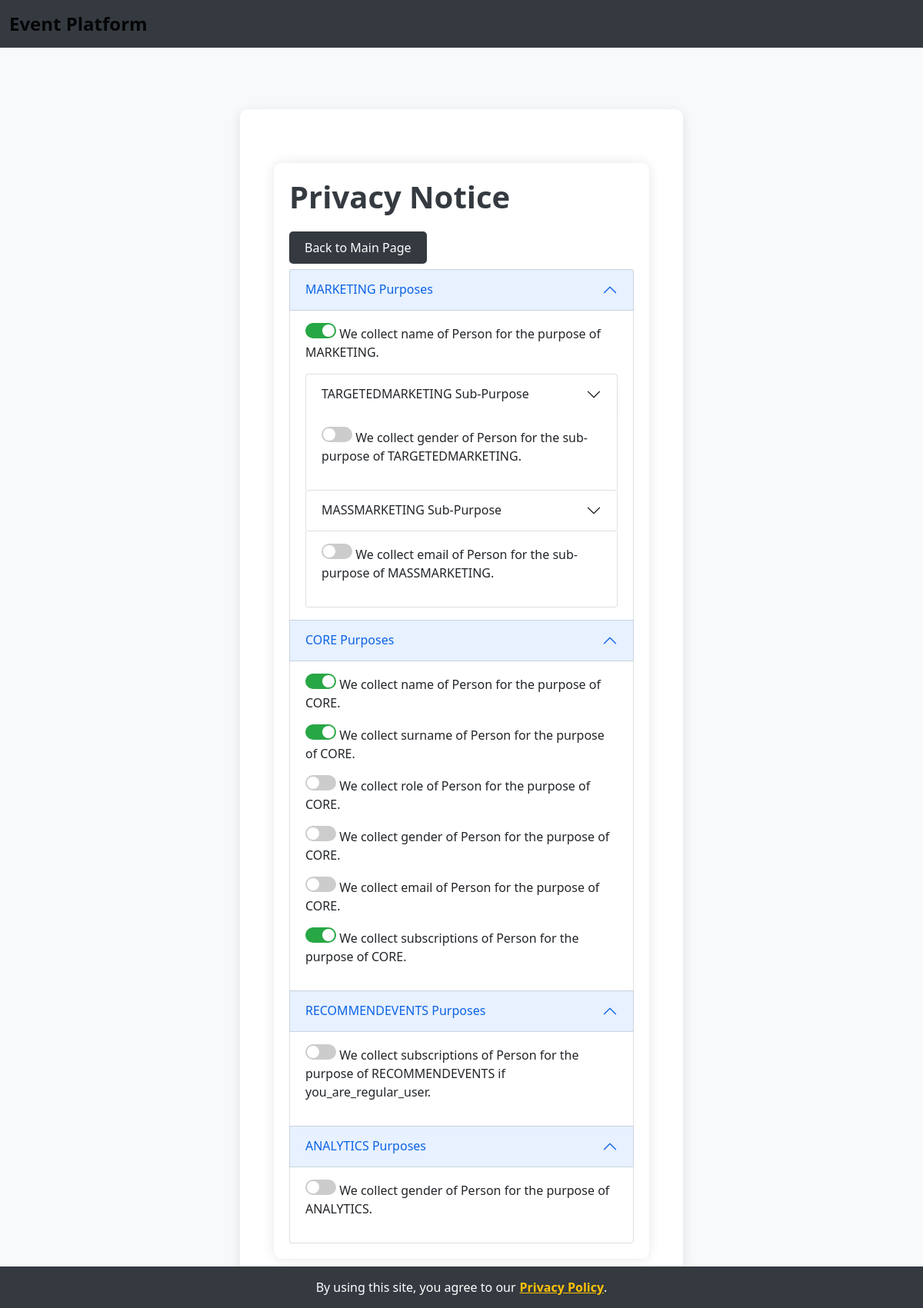
Page /policy (signed in) on the committed database.
### dtm.py (models this page shows, shortened)
    class Purpose(db.Model,OCLTerm):
        id = db.Column(db.Integer(), primary_key=True)
        name = db.Column(db.String(50), unique=True)
        parent_id = db.Column(db.Integer, db.ForeignKey('purpose.id'))
        subpurposes = db.relationship('Purpose')
        def __hash__(self):
            return hash(self.id)

    class PersonalData(db.Model,OCLTerm):
        id = db.Column(db.Integer(), primary_key=True)
        resource = db.Column(db.String(100))
        subresource = db.Column(db.String(100))
        __table_args__ = (
            UniqueConstraint('resource', 'subresource', name='resource_subresource_uc'),
        )

### instrumentation.py (the view)
        def __securedentrypoint__(*args, **kwargs):
            pss = []
            for p in ps():
                pss.append(p.name)
                pss.extend(p.get_subpurposes_names())
            pss = list(set(pss))
            try:
                if 'purpose' not in session:
                    session['purpose'] = []
                session['purpose'].extend(pss)
                return func(*args, **kwargs)
            except (SecurityException, PrivacyException) as se:
                db.session.rollback()
                return render_template(se.page, security_violation = True, msg = se.msg, **se.params)
            finally:
                for i in range(len(pss)):
                    session['purpose'].pop()

### app.py (called while the page is built)
def build_purpose_hierarchy(model):
    purpose_hierarchy = {}
    all_purposes = set()
    sub_purposes = set()
    for p, rs, _, d in model:
        purpose = Purpose.query.filter_by(name=p.name).first()
        all_purposes.add(purpose.name)
        if purpose.name not in purpose_hierarchy:
            purpose_hierarchy[purpose.name] = []
        subpurposes = purpose.subpurposes if hasattr(purpose, 'subpurposes') else []
        for subpurpose in subpurposes:
            if subpurpose.name not in purpose_hierarchy[purpose.name]:
                purpose_hierarchy[purpose.name].append(subpurpose)
            if subpurpose.name not in purpose_hierarchy:
                purpose_hierarchy[subpurpose.name] = []
            sub_purposes.add(subpurpose.name)
    top_level_purposes = list(all_purposes - sub_purposes)
    return purpose_hierarchy, top_level_purposes

def find_personal_data(resource, subresource):
    pds = list(PersonalData.query.all())
    for pd in pds:
        if pd.resource == resource and pd.subresource == subresource:
            return pd
    return None

    def P(ls):
        def lazy():
            return list(map(lambda x: Purpose.query.filter_by(name=x).first(),ls))
        return lazy

### dtm.py (called while the page is built)
        @property
        def is_authenticated(self):
            return True

        def __hash__(self):
            return hash(self.id)

### instrumentation.py (called while the page is built)
def secure(db,ps):
    def f(func):
        def __securedentrypoint__(*args, **kwargs):
            pss = []
            for p in ps():
                pss.append(p.name)
                pss.extend(p.get_subpurposes_names())
            pss = list(set(pss))
            try:
                if 'purpose' not in session:
                    session['purpose'] = []
                session['purpose'].extend(pss)
                return func(*args, **kwargs)
            except (SecurityException, PrivacyException) as se:
                db.session.rollback()
                return render_template(se.page, security_violation = True, msg = se.msg, **se.params)
            finally:
                for i in range(len(pss)):
                    session['purpose'].pop()
        __securedentrypoint__.__name__ = func.__name__
        return __securedentrypoint__
    return f

### ocl/ocl.py (called while the page is built)
    def __eq__(self, value):
        return self.__dict__ == value.__dict__ if type(value) == type(self) else False

### templates/privacy.html (shortened to what this page needs)
{% macro render_sub_purposes(parent_purpose, sub_purpose_hierarchy, hierarchymodel) %}
    <div class="accordion mt-2" id="subPurposeAccordion{{ parent_purpose }}">
        {% for sub_purpose in sub_purpose_hierarchy %}
        <div class="accordion-item">
            <h3 class="accordion-header" id="heading{{ sub_purpose.name }}SubPurpose">
                <button class="accordion-button collapsed" type="button" data-bs-toggle="collapse" data-bs-target="#collapse{{ sub_purpose.name }}SubPurpose" aria-expanded="false" aria-controls="collapse{{ sub_purpose.name }}SubPurpose">
                    {{ sub_purpose.name }} Sub-Purpose
                </button>
            </h3>
            <div id="collapse{{ sub_purpose.name }}SubPurpose" class="accordion-collapse" aria-labelledby="heading{{ sub_purpose.name }}SubPurpose" data-bs-parent="#subPurposeAccordion{{ parent_purpose }}">
                <div class="accordion-body">
                    {% for a, r, d, c in model[sub_purpose] %}
                    {% for aa in a %}
                    <div class="mb-3">
                        <label class="toggle-switch">
                            <span class="slider"></span>
                        </label>
                        <span>We collect {{ aa }} of {{ r }} for the sub-purpose of {{ sub_purpose.name }}{% if d != 'true' %} if {{ d }}{% endif %}.</span>
                    </div>
                    {% endfor %}
                    {% endfor %}
                </div>
            </div>
        </div>
        {% endfor %}
    </div>
{% endmacro %}
{% extends "template.html" %}
{% block main %}
<div class="container">
    <div class="table-container">
        <h1>Privacy Notice</h1>
        <a href="/" class="btn-back">Back to Main Page</a>
        <div class="accordion mt-3" id="purposeAccordion">
            {% for p in model.keys() %}
            {% if p.name in toplevel %}
            <div class="accordion-item">
                <h2 class="accordion-header" id="heading{{ p.name }}Purpose">
                    <button class="accordion-button" type="button" data-bs-toggle="collapse" data-bs-target="#collapse{{ p.name }}Purpose" aria-expanded="true" aria-controls="collapse{{ p.name }}Purpose">
                        {{ p.name }} Purposes
                    </button>
                </h2>
                <div id="collapse{{ p.name }}Purpose" class="accordion-collapse" aria-labelledby="heading{{ p.name }}Purpose" data-bs-parent="#purposeAccordion">
                    <div class="accordion-body">
                        {% for a, r, d, c in model[p] %}
                        {% for aa in a %}
                        <div class="mb-3">
                            <label class="toggle-switch">
                                <span class="slider"></span>
                            </label>
                            <span>We collect {{ aa }} of {{ r }} for the purpose of {{ p.name }}{% if d != 'true' %} if {{ d }}{% endif %}.</span>
                        </div>
                        {% endfor %}
                        {% if hierarchymodel.get(p.name) %}
                            {{ render_sub_purposes(p.name, hierarchymodel[p.name], hierarchymodel) }}
                        {% endif %}
                        {% endfor %}
                    </div>
                </div>
            </div>
            {% endif %}
            {% endfor %}
        </div>
    </div>
</div>
<link rel="stylesheet" href="/static/css/consent.css">
{% endblock %}

### templates/template.html (shortened to what this page needs)
<!doctype html>
<html lang="en">
  <head>
    <link rel="stylesheet" href="/static/css/style.css">
  </head>
  <body>
    <header class="navbar navbar-light" id="navbar">
      <div class="container-fluid">
        <a class="navbar-brand" href="/">
          Event Platform
        </a>
      </div>
    </header>
    <div class="container">
      <div class="row">
        <div class="col-sm-8 offset-sm-2">
          <div class="card">
            {% block main %}{% endblock %}
          </div>
          <br/>
        </div>
      </div>
    </div>
    <div class="privacy-banner">
      By using this site, you agree to our<a href="#" data-bs-toggle="modal" data-bs-target="#privacyModal">Privacy Policy</a>.
    </div>
  </body>
</html>

### static/css/consent.css (style rules this page uses)
body { background-color: #f8f9fa; }
.container { max-width: 900px; margin-top: 50px; }
.table-container { background-color: #ffffff; padding: 20px; border-radius: 10px; box-shadow: 0px 0px 15px rgba(0, 0, 0, 0.1); }
h1 { color: #343a40; font-weight: bold; margin-bottom: 30px; }
.accordion-button::after { margin-left: auto; }
.toggle-switch { display: inline-block; width: 40px; height: 20px; position: relative; }
.slider { position: absolute; cursor: pointer; top: 0; left: 0; right: 0; bottom: 0; background-color: #ccc; transition: 0.4s; border-radius: 20px; }
.slider:before { position: absolute; content: ""; height: 16px; width: 16px; left: 2px; bottom: 2px; background-color: white; transition: 0.4s; border-radius: 50%; }
input:checked + .slider { background-color: #28a745; }
input:checked + .slider:before { transform: translateX(20px); }
.btn-back { margin-top: 20px; padding: 10px 20px; background-color: #343a40; color: white; border: none; border-radius: 5px; font-size: 16px; transition: background-color 0.3s ease; cursor: pointer; text-decoration: none; }

### templates/template.html (style rules this page uses)
body { background-color: #f8f9fa; }
#navbar { background-color: #343a40; color: white; }
.navbar-brand { color: white; font-weight: bold; font-size: 1.5rem; }
.card { margin-top: 30px; border: none; border-radius: 10px; box-shadow: 0px 4px 15px rgba(0, 0, 0, 0.1); padding: 20px; background-color: white; }
.privacy-banner { position: fixed; bottom: 0; left: 0; right: 0; background-color: #343a40; color: white; padding: 15px; text-align: center; z-index: 1000; }
.privacy-banner a { color: #ffc107; font-weight: bold; text-decoration: underline; margin-left: 5px; }

### rows in the picture
Purpose: name "MARKETING"
PersonalData: subresource "name", resource "Person"
Purpose: name "TARGETEDMARKETING"
PersonalData: subresource "gender", resource "Person"
Purpose: name "MASSMARKETING"
PersonalData: subresource "email", resource "Person"
Purpose: name "CORE"
PersonalData: subresource "surname", resource "Person"
PersonalData: subresource "role", resource "Person"
PersonalData: subresource "subscriptions", resource "Person", d "you_are_regular_user"
Purpose: name "RECOMMENDEVENTS"
Purpose: name "ANALYTICS"
